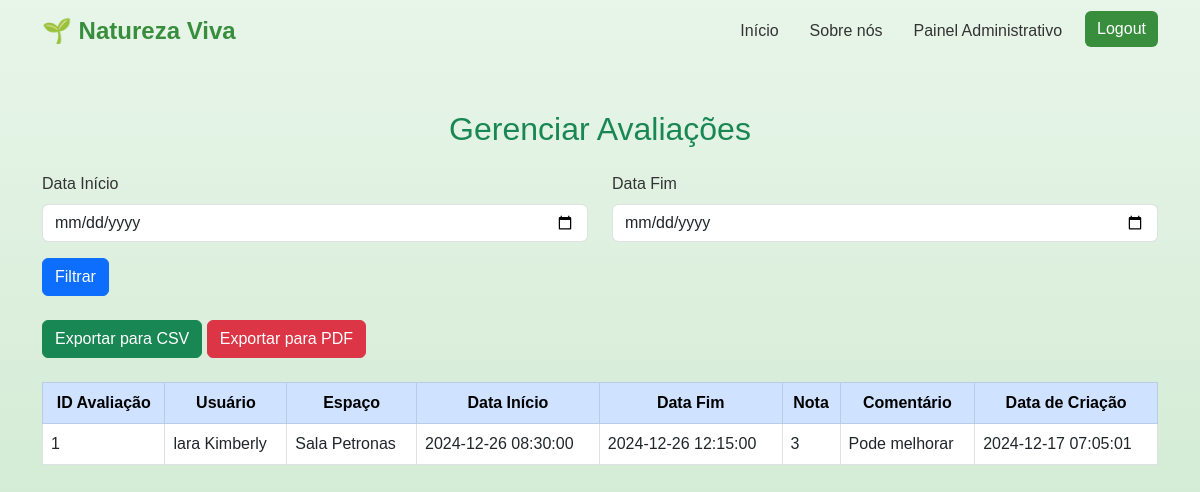
Screenshot of /naturezaviva/gerenciar_avaliacoes.php (signed in) with the database file from the repository.
### tables this page shows
CREATE TABLE `avaliacoes` (
  `id` int(11) NOT NULL,
  `id_agendamento` int(11) NOT NULL,
  `nota` int(11) NOT NULL,
  `comentario` text DEFAULT NULL,
  `data_criacao` timestamp NOT NULL DEFAULT current_timestamp()
);

CREATE TABLE `usuarios` (
  `id` int(11) NOT NULL,
  `nome` varchar(255) NOT NULL,
  `email` varchar(255) NOT NULL,
  `senha` varchar(255) NOT NULL,
  `cpf` varchar(11) NOT NULL,
  `tipo_usuario` enum('admin','usuario') DEFAULT 'usuario',
  `data_cadastro` timestamp NOT NULL DEFAULT current_timestamp(),
  `status` enum('ativo','inativo') DEFAULT 'ativo',
  `ultimo_login` timestamp NULL DEFAULT NULL,
  `primeiro_login` enum('sim','nao') DEFAULT 'sim'
);

CREATE TABLE `espacos` (
  `id` int(11) NOT NULL,
  `nome` varchar(255) NOT NULL,
  `descricao` text DEFAULT NULL,
  `capacidade` int(11) DEFAULT NULL,
  `preco` decimal(10,2) DEFAULT NULL,
  `status` enum('disponivel','indisponivel') DEFAULT 'disponivel',
  `data_criacao` timestamp NOT NULL DEFAULT current_timestamp()
);

CREATE TABLE `agendamentos` (
  `id` int(11) NOT NULL,
  `id_usuario` int(11) NOT NULL,
  `id_espaco` int(11) NOT NULL,
  `data_inicio` datetime NOT NULL,
  `data_fim` datetime NOT NULL,
  `status` enum('pendente','confirmado','finalizado','cancelado') DEFAULT 'pendente',
  `data_criacao` timestamp NOT NULL DEFAULT current_timestamp()
);

### naturezaviva/gerenciar_avaliacoes.php (the view, shortened to what this page needs)
<?php
include('db_connection.php');
$where_clause = "";
?>
<!DOCTYPE html>
<html lang="pt-br">
<head>
    <link href="https://cdn.jsdelivr.net/npm/bootstrap@5.3.0/dist/css/bootstrap.min.css" rel="stylesheet">
    <link rel="stylesheet" href="css\index.css">
</head>
<body>
<?php include('navbar.php'); ?>
<div class="container my-5">
    <h2 class="text-center text-success mb-4">Gerenciar Avaliações</h2>
    <form method="POST" class="mb-4">
        <div class="row">
            <div class="col-md-6">
                <label for="data_inicio_filter" class="form-label">Data Início</label>
                <input type="date" class="form-control" id="data_inicio_filter" name="data_inicio_filter">
            </div>
            <div class="col-md-6">
                <label for="data_fim_filter" class="form-label">Data Fim</label>
                <input type="date" class="form-control" id="data_fim_filter" name="data_fim_filter">
            </div>
        </div>
        <button type="submit" class="btn btn-primary mt-3">Filtrar</button>
    </form>
    <div class="mb-4">
        <a href="?exportar_csv=1" class="btn btn-success">Exportar para CSV</a>
        <a href="?exportar_pdf=1" class="btn btn-danger">Exportar para PDF</a>
    </div>
    <div class="table-responsive">
        <table class="table table-bordered table-hover">
            <thead>
                <tr class="table-primary text-center">
                    <th>ID Avaliação</th>
                    <th>Usuário</th>
                    <th>Espaço</th>
                    <th>Data Início</th>
                    <th>Data Fim</th>
                    <th>Nota</th>
                    <th>Comentário</th>
                    <th>Data de Criação</th>
                </tr>
            </thead>
            <tbody>
                <?php
                $sql = "
                    SELECT
                        av.id AS avaliacao_id,
                        u.nome AS usuario_nome,
                        e.nome AS espaco_nome,
                        ag.data_inicio,
                        ag.data_fim,
                        av.nota,
                        av.comentario,
                        av.data_criacao
                    FROM avaliacoes av
                    JOIN agendamentos ag ON av.id_agendamento = ag.id
                    JOIN usuarios u ON ag.id_usuario = u.id
                    JOIN espacos e ON ag.id_espaco = e.id
                    $where_clause
                    ORDER BY av.data_criacao DESC;
                ";
                $result = $conn->query($sql);
                if ($result->num_rows > 0) {
                    while ($row = $result->fetch_assoc()) {
                        echo '<tr>';
                        echo '<td>' . htmlspecialchars($row['avaliacao_id']) . '</td>';
                        echo '<td>' . htmlspecialchars($row['usuario_nome']) . '</td>';
                        echo '<td>' . htmlspecialchars($row['espaco_nome']) . '</td>';
                        echo '<td>' . htmlspecialchars($row['data_inicio']) . '</td>';
                        echo '<td>' . htmlspecialchars($row['data_fim']) . '</td>';
                        echo '<td>' . htmlspecialchars($row['nota']) . '</td>';
                        echo '<td>' . htmlspecialchars($row['comentario']) . '</td>';
                        echo '<td>' . htmlspecialchars($row['data_criacao']) . '</td>';
                        echo '</tr>';
                    }
                } else {
                    echo '<tr><td colspan="8" class="text-center">Nenhuma avaliação encontrada.</td></tr>';
                }
                ?>
            </tbody>
        </table>
    </div>
</div>
</body>
</html>

### naturezaviva/css/index.css (style rules this page uses)
body { font-family: 'Arial', sans-serif; margin: 0; padding: 0; display: flex; flex-direction: column; min-height: 100vh; background: linear-gradient(to bottom, #e8f5e9, #c8e6c9); color: #333; }

### rows the page displays
avaliacoes: id "1", usuarios.nome "lara Kimberly", espacos.nome "Sala Petronas", id_agendamento.data_inicio "2024-12-26 08:30:00", id_agendamento.data_fim "2024-12-26 12:15:00", nota "3", comentario "Pode melhorar", data_criacao "2024-12-17 07:05:01"
